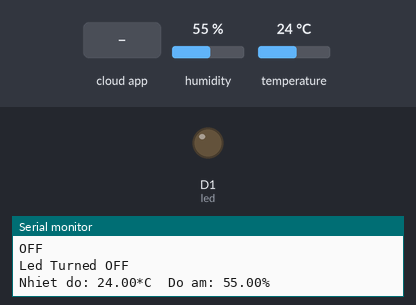
Bench run of a sketch on a simulated ESP8266 (NodeMCU). Shown: output pins drawn as LEDs (lit = HIGH), the last lines printed to the serial monitor. The inputs (shaded band) are chosen by the test bench; at power-on: humidity 55 %, temperature 24 °C. WiFi joins after 1.5 s; servers stay silent unless stated; the Firebase database answers and starts empty.

Above: at 3.8 s.
3.9 s: the phone or cloud app sets LED_STATUS to ON
At 4.3 s:
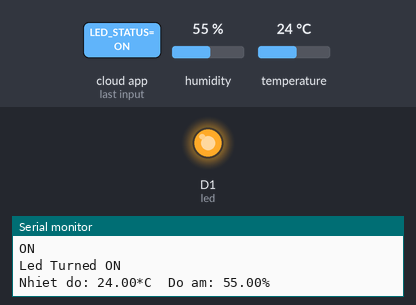
5.5 s: the phone or cloud app sets LED_STATUS to OFF
At 6.6 s:
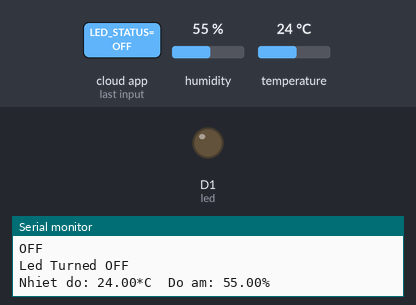
Timing chart, 0 to 8.5 s (numbered marks = the images above; inputs shaded):
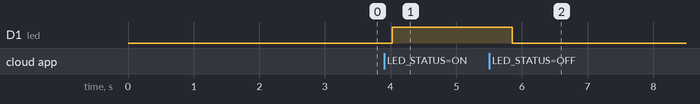

The sketch:

skycast.ino
```cpp
#include <ESP8266WiFi.h>
#include <FirebaseESP8266.h>
// #include <FirebaseArduino.h>
#include "DHT.h"
#define DHTTYPE DHT11
#define DHTPIN D5  //d5
DHT dht(DHTPIN, DHTTYPE);

#define FIREBASE_HOST "skycastt-556fc-default-rtdb.firebaseio.com"  //Đổi lại nhé
#define FIREBASE_AUTH "AIzaSyAvMjwtUA5pQSNHtqI1yvkypm4aszUlVz4"
#define WIFI_SSID "LAU 3_2"
#define WIFI_PASSWORD "0914083177"

FirebaseData firebaseData;
String path = "/";

String fireStatus = "";
                                                      // led status received from firebase
int led = 5;
void setup() {
  Serial.begin(115200);
  delay(1000);
  pinMode(led, OUTPUT);
  WiFi.begin(WIFI_SSID, WIFI_PASSWORD);  //kết nối với wifi
  Serial.print("Connecting to ");
  Serial.print(WIFI_SSID);
  while (WiFi.status() != WL_CONNECTED) {
    Serial.print(".");
    delay(500);
  }
  Serial.println();
  Serial.print("Connected to ");
  Serial.println(WIFI_SSID);
  Serial.print("IP Address is : ");
  Serial.println(WiFi.localIP());
  Firebase.begin(FIREBASE_HOST, FIREBASE_AUTH);
  Firebase.setString(firebaseData, "LED_STATUS", "OFF");
  dht.begin();
}
void loop() {

  float h = dht.readHumidity();

  float t = dht.readTemperature();  // Đọc nhiệt độ theo độ C

  if (isnan(h) || isnan(t)) {

    Serial.println("Failed to read from DHT sensor!");
    return;
  }
  Serial.print("Nhiet do: ");

  Serial.print(t);

  Serial.print("*C  ");

  Serial.print("Do am: ");

  Serial.print(h);

  Serial.println("%  ");

  Firebase.setInt(firebaseData, path + "/humid", t);
  Firebase.setInt(firebaseData, path + "/temp", h);

  Firebase.getString(firebaseData, "LED_STATUS");
  fireStatus = firebaseData.stringData();

  Serial.println(fireStatus);
  if (fireStatus == "ON")
  {                                                          // compare the input of led status received from firebase
    Serial.println("Led Turned ON");
    digitalWrite(led, HIGH);                                                         // make external led ON
  }
  else if (fireStatus == "OFF")
  {                                                  // compare the input of led status received from firebase
    Serial.println("Led Turned OFF");
    digitalWrite(led, LOW);                                                         // make external led OFF
  }
  else
  {
    Serial.println("Command Error! Please send ON/OFF");
  }
}
```

Measured:
- after the input at 3.9 s, D1 (led): LOW → HIGH after 0.13 s
- after the input at 5.5 s, D1 (led): HIGH → LOW after 0.35 s
